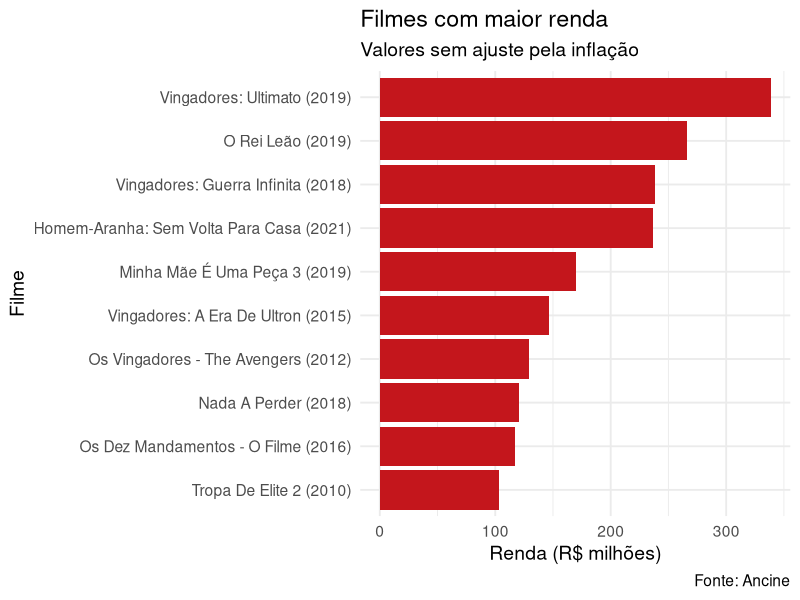
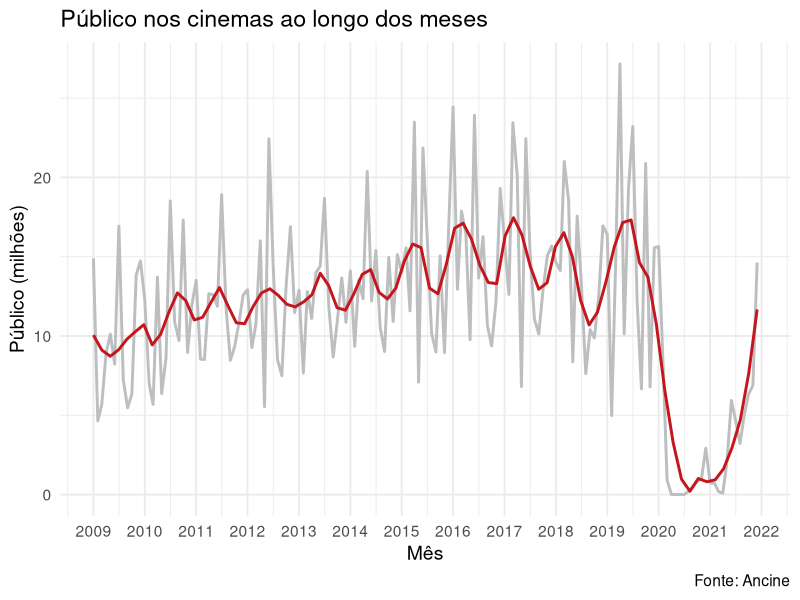

The R script that drew these images, in order:
## ---- chunk 1
#| message: false
library(tidyverse)
## ---- chunk 2
ancine <- read_csv("ancine.csv", show_col_types = FALSE)
# dplyr::glimpse(ancine)
## ---- chunk 3
dados_grafico <- ancine |> 
  filter(publico > 10e6) |> 
  mutate(
    titulo = paste0(titulo, " (", year(dt_lancamento), ")"),
    titulo = fct_reorder(titulo, renda)
  )
## ---- chunk 4
#| lightbox:
#|   group: r-graph
#|   description: We see our cars data above
dados_grafico |> 
  ggplot() +
  aes(x = renda / 1e6, y = titulo) +
  geom_col(fill = "#C4161C") +
  theme_minimal(14) +
  labs(
    x = "Renda (R$ milhões)",
    y = "Filme",
    title = "Filmes com maior renda",
    subtitle = "Valores sem ajuste pela inflação",
    caption = "Fonte: Ancine"
  )
## ---- chunk 5
publico_tempo <- ancine |> 
  mutate(mes = floor_date(dt_lancamento, "month")) |> 
  group_by(mes) |> 
  summarise(publico = sum(publico)) |> 
  filter(mes < "2022-01-01")
## ---- chunk 6
#| message: false
#| lightbox:
#|   group: r-graph
#|   description: We see our cars data above
publico_tempo |> 
  ggplot() +
  aes(mes, y = publico / 1e6) +
  geom_line(size = 1, color = "#BCBEC0") +
  scale_x_date(date_breaks = "year", date_labels = "%Y") +
  theme_minimal(14) +
  geom_smooth(span = .1, color = "#C4161C", se = FALSE) +
  labs(
    x = "Mês",
    y = "Público (milhões)",
    title = "Público nos cinemas ao longo dos meses",
    caption = "Fonte: Ancine"
  )
